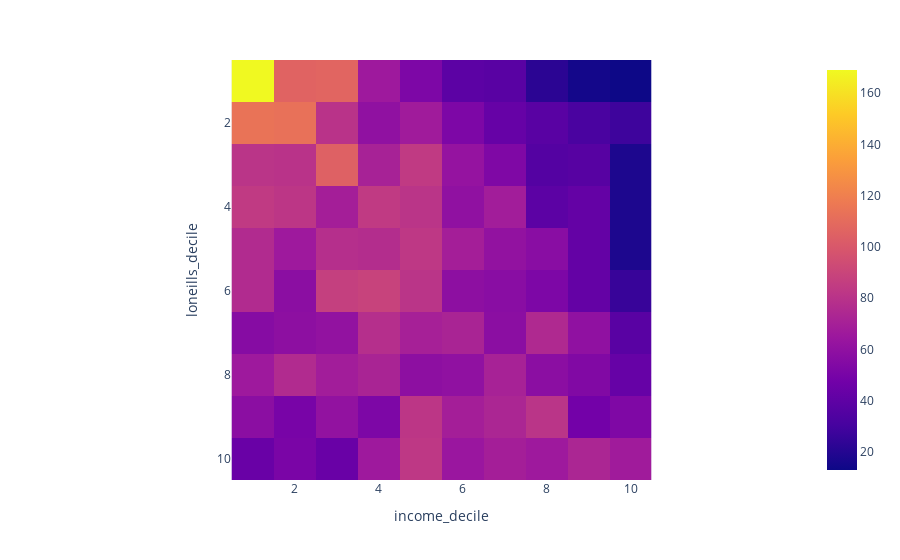

This figure's notebook cell:
### Code cell
fig = px.imshow(decile_counts)
fig.show()

### Figure 1 — Plotly figure (JSON) as saved in the notebook; plotly's stock layout.template omitted (floating-point values rounded to 4 significant figures)
{"data": [{"coloraxis": "coloraxis", "hovertemplate": "income_decile: %{x}<br>loneills_decile: %{y}<br>color: %{z}<extra></extra>", "name": "0", "type": "heatmap", "x": [1, 2, 3, 4, 5, 6, 7, 8, 9, 10], "xaxis": "x", "y": [1, 2, 3, 4, 5, 6, 7, 8, 9, 10], "yaxis": "y", "z": [[169, 106, 107, 66, 52, 39, 38, 22, 15, 13], [114, 113, 80, 60, 67, 52, 43, 38, 32, 28], [81, 80, 105, 71, 84, 62, 53, 36, 37, 18], [84, 82, 69, 84, 81, 60, 68, 39, 42, 18], [76, 66, 78, 77, 83, 69, 61, 57, 42, 18], [76, 58, 87, 89, 81, 59, 57, 52, 42, 26], [56, 59, 61, 78, 70, 72, 58, 75, 60, 38], [66, 76, 68, 72, 59, 60, 71, 58, 54, 43], [58, 50, 61, 52, 82, 69, 73, 81, 48, 53], [44, 51, 44, 66, 83, 64, 69, 66, 73, 67]]}], "layout": {"coloraxis": {"colorscale": [[0, "#0d0887"], [0.1111, "#46039f"], [0.2222, "#7201a8"], [0.3333, "#9c179e"], [0.4444, "#bd3786"], [0.5556, "#d8576b"], [0.6667, "#ed7953"], [0.7778, "#fb9f3a"], [0.8889, "#fdca26"], [1, "#f0f921"]]}, "margin": {"t": 60}, "xaxis": {"anchor": "y", "constrain": "domain", "domain": [0, 1], "scaleanchor": "y", "title": {"text": "income_decile"}}, "yaxis": {"anchor": "x", "autorange": "reversed", "constrain": "domain", "domain": [0, 1], "title": {"text": "loneills_decile"}}}}
